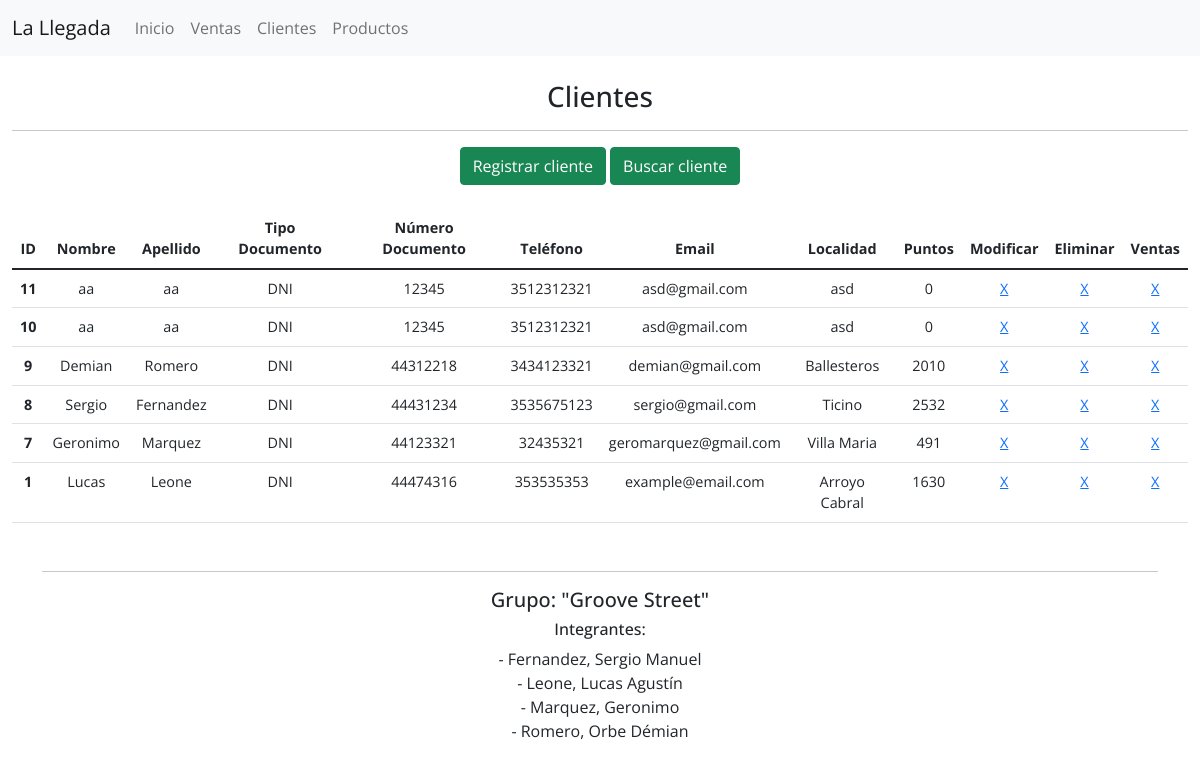
/clientes/, run on the app's committed database.
### clientes/models.py (models this page shows, shortened)
class Cliente(LlegadaModel):
    nombre = models.CharField(max_length=100)
    apellido = models.CharField(max_length=100)
    tipo_documento = models.CharField(choices=DOCUMENTO_CHOICES, max_length=10)
    numero_documento = models.CharField(max_length=20)
    telefono = models.CharField('Teléfono', max_length=25)
    email = models.EmailField()
    localidad = models.CharField(max_length=100)
    puntos = models.IntegerField(default=0)

### clientes/views.py (the view)
class ListClientesView(ListView):
    template_name = 'clientes/list_clientes.html'
    context_object_name = 'clientes'
    model = Cliente

### templates/clientes/list_clientes.html (shortened to what this page needs)
{% extends 'base.html' %}
{% block body %}
    <div id="clientes" class="container-fluid">
        <div class="title text-center mt-4">
            <h3>Clientes</h3>
            <hr>
            <div class="btn btn-success">
                <a href="{% url 'clientes:create' %}" class="mt-4">Registrar cliente</a>
            </div>
            <div class="btn btn-success">
                <a href="{% url 'clientes:buscar' %}" class="mt-4">Buscar cliente</a>
            </div>
        </div>
        <table class="table mt-4">
            <thead>
                <tr class="text-center">
                    <th scope="col">ID</th>
                    <th scope="col">Nombre</th>
                    <th scope="col">Apellido</th>
                    <th scope="col">Tipo Documento</th>
                    <th scope="col">Número Documento</th>
                    <th scope="col">Teléfono</th>
                    <th scope="col">Email</th>
                    <th scope="col">Localidad</th>
                    <th scope="col">Puntos</th>
                    <th scope="col">Modificar</th>
                    <th scope="col">Eliminar</th>
                    <th scope="col">Ventas</th>
                </tr>
            </thead>
            <tbody>
                {% for cliente in clientes %}
                    <tr class="text-center">
                        <th scope="row">{{ cliente.pk }}</th>
                        <td>{{ cliente.nombre }}</td>
                        <td>{{ cliente.apellido }}</td>
                        <td>{{ cliente.tipo_documento }}</td>
                        <td>{{ cliente.numero_documento }}</td>
                        <td>{{ cliente.telefono }}</td>
                        <td>{{ cliente.email }}</td>
                        <td>{{ cliente.localidad }}</td>
                        <td>{{ cliente.puntos }}</td>
                        <td><a href="{% url 'clientes:update' cliente.pk %}">X</a></td>
                        <td><a href="{% url 'clientes:delete' cliente.pk %}">X</a></td>
                        <td><a href="{% url 'clientes:list-por-cliente' cliente.pk %}">X</a></td>
                    </tr>
                {% endfor %}
            </tbody>
        </table>
    </div>
{% endblock body %}

### static/css/main.css (style rules this page uses)
* { margin: 0; padding: 0; font-family: 'Open Sans', sans-serif; }
.title a { color: black; text-decoration: none; }
.btn-success a { color: white !important; }
@media screen and (max-width: 1400px) { table { font-size: 90%; } }

### data on the page
Cliente: pk "11", nombre "aa", apellido "aa", tipo_documento "DNI", numero_documento "12345", telefono "3512312321", email "asd@gmail.com", localidad "asd", puntos "0"
Cliente: pk "10", nombre "aa", apellido "aa", tipo_documento "DNI", numero_documento "12345", telefono "3512312321", email "asd@gmail.com", localidad "asd", puntos "0"
Cliente: pk "9", nombre "Demian", apellido "Romero", tipo_documento "DNI", numero_documento "44312218", telefono "3434123321", email "demian@gmail.com", localidad "Ballesteros", puntos "2010"
Cliente: pk "8", nombre "Sergio", apellido "Fernandez", tipo_documento "DNI", numero_documento "44431234", telefono "3535675123", email "sergio@gmail.com", localidad "Ticino", puntos "2532"
Cliente: pk "7", nombre "Geronimo", apellido "Marquez", tipo_documento "DNI", numero_documento "44123321", telefono "32435321", email "geromarquez@gmail.com", localidad "Villa Maria", puntos "491"
Cliente: pk "1", nombre "Lucas", apellido "Leone", tipo_documento "DNI", numero_documento "44474316", telefono "353535353", email "example@email.com", localidad "Arroyo Cabral", puntos "1630"
